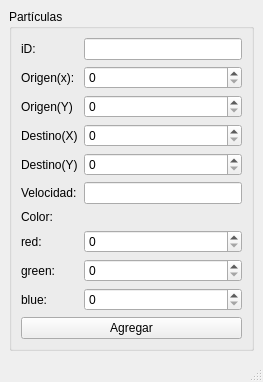
<?xml version="1.0" encoding="UTF-8"?>
<ui version="4.0">
 <class>MainWindow</class>
 <widget class="QMainWindow" name="MainWindow">
  <property name="geometry">
   <rect>
    <x>0</x>
    <y>0</y>
    <width>263</width>
    <height>368</height>
   </rect>
  </property>
  <property name="windowTitle">
   <string>Algoritmia</string>
  </property>
  <widget class="QWidget" name="centralwidget">
   <layout class="QGridLayout" name="gridLayout_2">
    <item row="0" column="0">
     <widget class="QGroupBox" name="groupBox_Particulas">
      <property name="title">
       <string>Partículas</string>
      </property>
      <layout class="QGridLayout" name="gridLayout">
       <item row="0" column="0">
        <widget class="QLabel" name="label_id">
         <property name="text">
          <string>iD:</string>
         </property>
        </widget>
       </item>
       <item row="0" column="1">
        <widget class="QLineEdit" name="lineEdit"/>
       </item>
       <item row="1" column="0">
        <widget class="QLabel" name="label_origenX">
         <property name="text">
          <string>Origen(x):</string>
         </property>
        </widget>
       </item>
       <item row="1" column="1">
        <widget class="QSpinBox" name="spinBox">
         <property name="maximum">
          <number>500</number>
         </property>
        </widget>
       </item>
       <item row="2" column="0">
        <widget class="QLabel" name="label_origenY">
         <property name="text">
          <string>Origen(Y)</string>
         </property>
        </widget>
       </item>
       <item row="2" column="1">
        <widget class="QSpinBox" name="spinBox_2">
         <property name="maximum">
          <number>500</number>
         </property>
        </widget>
       </item>
       <item row="3" column="0">
        <widget class="QLabel" name="label_destinoX">
         <property name="text">
          <string>Destino(X)</string>
         </property>
        </widget>
       </item>
       <item row="3" column="1">
        <widget class="QSpinBox" name="spinBox_3">
         <property name="maximum">
          <number>500</number>
         </property>
        </widget>
       </item>
       <item row="4" column="0">
        <widget class="QLabel" name="label_destinoY">
         <property name="text">
          <string>Destino(Y)</string>
         </property>
        </widget>
       </item>
       <item row="4" column="1">
        <widget class="QSpinBox" name="spinBox_4">
         <property name="maximum">
          <number>500</number>
         </property>
        </widget>
       </item>
       <item row="5" column="0">
        <widget class="QLabel" name="label_velocidad">
         <property name="text">
          <string>Velocidad:</string>
         </property>
        </widget>
       </item>
       <item row="5" column="1">
        <widget class="QLineEdit" name="lineEdit_2"/>
       </item>
       <item row="6" column="0">
        <widget class="QLabel" name="label_color">
         <property name="text">
          <string>Color:</string>
         </property>
        </widget>
       </item>
       <item row="7" column="0">
        <widget class="QLabel" name="label_red">
         <property name="text">
          <string>red:</string>
         </property>
        </widget>
       </item>
       <item row="7" column="1">
        <widget class="QSpinBox" name="spinBox_5">
         <property name="maximum">
          <number>255</number>
         </property>
        </widget>
       </item>
       <item row="8" column="0">
        <widget class="QLabel" name="label_green">
         <property name="text">
          <string>green:</string>
         </property>
        </widget>
       </item>
       <item row="8" column="1">
        <widget class="QSpinBox" name="spinBox_6">
         <property name="maximum">
          <number>255</number>
         </property>
        </widget>
       </item>
       <item row="9" column="0">
        <widget class="QLabel" name="label_blue">
         <property name="text">
          <string>blue:</string>
         </property>
        </widget>
       </item>
       <item row="9" column="1">
        <widget class="QSpinBox" name="spinBox_7">
         <property name="maximum">
          <number>255</number>
         </property>
         <property name="stepType">
          <enum>QAbstractSpinBox::AdaptiveDecimalStepType</enum>
         </property>
        </widget>
       </item>
       <item row="10" column="0" colspan="2">
        <widget class="QPushButton" name="pushButton_Agregar">
         <property name="text">
          <string>Agregar</string>
         </property>
        </widget>
       </item>
      </layout>
     </widget>
    </item>
   </layout>
  </widget>
  <widget class="QStatusBar" name="statusbar"/>
  <widget class="QMenuBar" name="menuBar">
   <property name="geometry">
    <rect>
     <x>0</x>
     <y>0</y>
     <width>263</width>
     <height>21</height>
    </rect>
   </property>
  </widget>
 </widget>
 <resources/>
 <connections/>
</ui>
